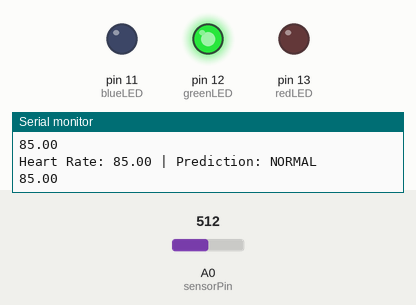
Recording of a sketch running on a simulated Arduino Uno, built with avr-gcc and run on an emulated ATmega328P. Shown: output pins drawn as LEDs (lit = HIGH), the last lines printed to the serial monitor. The test bench sets the inputs (shaded band); at power-on: A0 (sensorPin) = 512.

Above: at 1.8 s.
1.9 s: A0 (sensorPin) set to 323
3.4 s: A0 (sensorPin) set to 291
At 4.6 s:
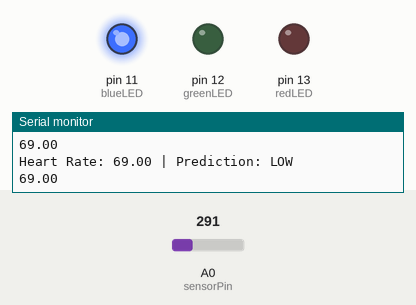
5.0 s: A0 (sensorPin) set to 900
At 5.8 s:
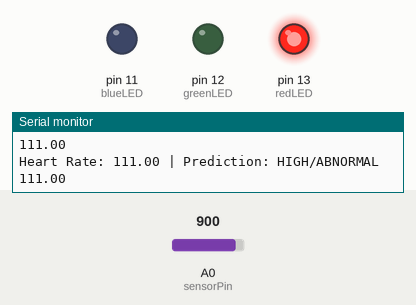
6.5 s: A0 (sensorPin) set to 729
8.0 s: A0 (sensorPin) set to 706
At 9.2 s:
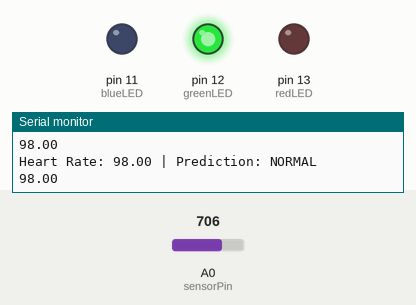
9.5 s: A0 (sensorPin) set to 1023
At 10.4 s:
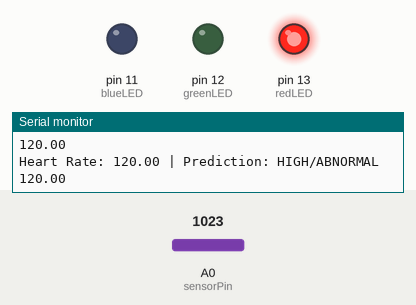
Timing chart, 0 to 12.0 s (numbered marks = the images above; inputs shaded):
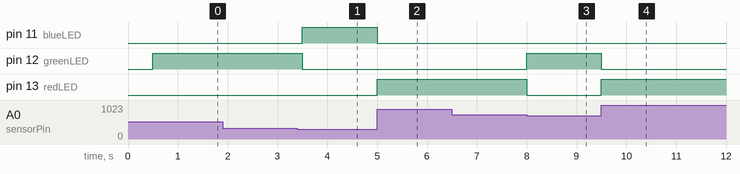

The sketch:

heart_rate_arduinoIDE.ino
```cpp
#include <Arduino.h>
#include <math.h>

// Pin setup
const int sensorPin = A0;    // Pulse sensor or potentiometer input
const int redLED = 13;       // Abnormal
const int greenLED = 12;     // Normal
const int blueLED = 11;      // Low

int sensorValue = 0;
float normalized = 0.0;
float heartRate = 0.0;
int prediction = 0;

unsigned long lastUpdate = 0;
const unsigned long updateInterval = 500; // Update twice per second

void setup() {
  Serial.begin(9600);   // Communicate with COMPIM
  pinMode(redLED, OUTPUT);
  pinMode(greenLED, OUTPUT);
  pinMode(blueLED, OUTPUT);
  Serial.println("System Ready...");
}

void loop() {
  // Use millis() instead of delay() to keep simulation responsive
  unsigned long currentMillis = millis();
  if (currentMillis - lastUpdate >= updateInterval) {
    lastUpdate = currentMillis;

    // Read analog input (0–1023)
    sensorValue = analogRead(sensorPin);

    // Simulate heart rate (50–120 BPM)
    heartRate = map(sensorValue, 0, 1023, 50, 120);

    // Normalize (0–1)
    normalized = sensorValue / 1023.0;

    // --- Simple ML-like Logic ---
    if (normalized < 0.3) {
      prediction = 0;  // Low
    } else if (normalized < 0.7) {
      prediction = 1;  // Normal
    } else {
      prediction = 2;  // High/Abnormal
    }

    // --- LED Indications ---
    digitalWrite(redLED, prediction == 2);
    digitalWrite(greenLED, prediction == 1);
    digitalWrite(blueLED, prediction == 0);

    // --- Serial Output (limited frequency) ---
    Serial.print("Heart Rate: ");
    Serial.print(heartRate);
    Serial.print(" | Prediction: ");
    if (prediction == 0) Serial.println("LOW");
    else if (prediction == 1) Serial.println("NORMAL");
    else Serial.println("HIGH/ABNORMAL");

    // Only numeric heart rate for Python ML input
    Serial.println(heartRate);
  }
}
```

Measured:
- the behaviour switches between 307 and 306 on A0 (sensorPin) (found by bisection; images 0 and 1)
- the behaviour switches between 717 and 716 on A0 (sensorPin) (found by bisection; images 2 and 3)
- after the input at 3.4 s, pin 11 (blueLED): LOW → HIGH after 0.10 s; pin 12 (greenLED): HIGH → LOW after 0.10 s
- after the input at 5.0 s, pin 11 (blueLED): HIGH → LOW at once; pin 13 (redLED): LOW → HIGH at once
- after the input at 8.0 s, pin 12 (greenLED): LOW → HIGH at once; pin 13 (redLED): HIGH → LOW at once
- after the input at 9.5 s, pin 12 (greenLED): HIGH → LOW at once; pin 13 (redLED): LOW → HIGH at once
